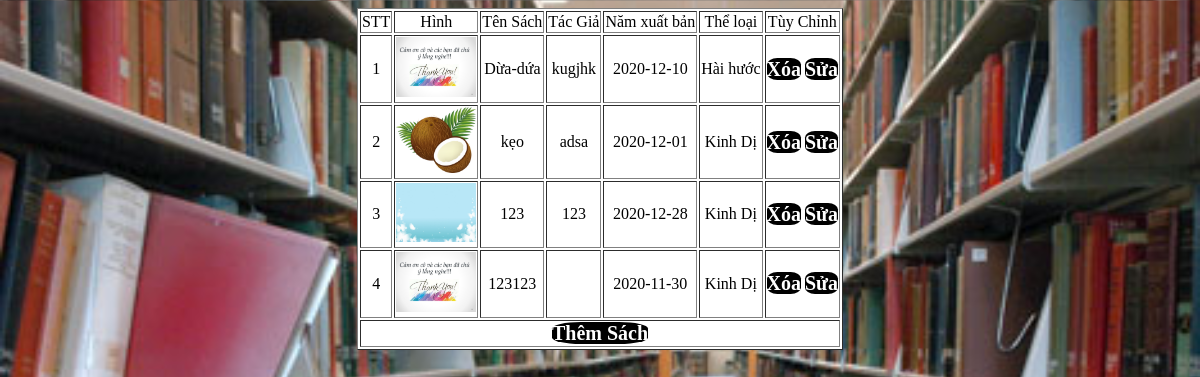
Screenshot of /quangli.php (signed in) with the database file from the repository.
### tables this page shows
CREATE TABLE `sach` (
  `id` int(10) NOT NULL,
  `hinh` varchar(255) NOT NULL,
  `tensach` varchar(255) NOT NULL,
  `tacgia` varchar(255) NOT NULL,
  `namxuatban` varchar(10) NOT NULL,
  `id_theloai` int(10) NOT NULL
);

CREATE TABLE `theloai` (
  `id` int(10) NOT NULL,
  `theloai` varchar(255) NOT NULL
);

### quangli.php (the view, shortened to what this page needs)
<!DOCTYPE html>
<html lang="en">
<head>
    <link rel="stylesheet" href="quangli.css">
</head>
<?php
     include('ketnoi.php');
     $sql ="SELECT sach.id, hinh, tensach, namxuatban,tacgia, theloai FROM sach, theloai WHERE id_theloai = theloai.id";
     $ketqua = mysqli_query($ketnoi, $sql);
?>
<body>
    <center>
    <table border="1" class="bang">
        <tr>
            <td>STT</td>
            <td>Hình</td>
            <td>Tên Sách</td>
            <td>Tác Giả</td>
            <td>Năm xuất bản</td>
            <td>Thể loại</td>
            <td>Tùy Chỉnh</td>
        </tr>
        <?php
        $stt = 1;
        while($row= mysqli_fetch_array($ketqua)){
        echo"<tr>";
             echo"<td>".$stt."</td>";
             echo "<td><img src=\"imgs\\".$row['hinh']."\" alt=\"\" style=\"width: 80px;\"></td>";
             echo"<td>".$row['tensach']."</td>";
             echo"<td>".$row['tacgia']."</td>";
             echo"<td>".$row['namxuatban']."</td>";
             echo"<td>".$row['theloai']."</td>";
             echo"<td><a  href=\"xoa.php?idxoa=".$row['id']."\">Xóa</a>
             <a href=\"sua.php?idsua=".$row['id']."\">Sửa</a></td>";
        echo"</tr>";
         $stt++;
        }
        ?>
       <tr>
       <td colspan="7"  ><a href="them.php" >Thêm Sách</a></td>
       </tr>
    </table>
    </center>
</body>
</html>

### quangli.css (style rules this page uses)
body { background-image:url(7.jpg) ; background-size:cover; }
.bang { background-color: white; }
.bang a { text-decoration: none; background-color: rgb(0, 0, 0); font-weight: bold; font-size: 20px; color: white; border-radius:30% ; }
.bang td { text-align: center; }

### rows the page displays
sach: hinh (picture), tensach "Dừa-dứa", tacgia "kugjhk", namxuatban "2020-12-10", id_theloai.theloai "Hài hước"
sach: hinh (picture), tensach "kẹo", tacgia "adsa", namxuatban "2020-12-01", id_theloai.theloai "Kinh Dị"
sach: hinh (picture), tensach "123", tacgia "123", namxuatban "2020-12-28", id_theloai.theloai "Kinh Dị"
sach: hinh (picture), tensach "123123", namxuatban "2020-11-30", id_theloai.theloai "Kinh Dị"
